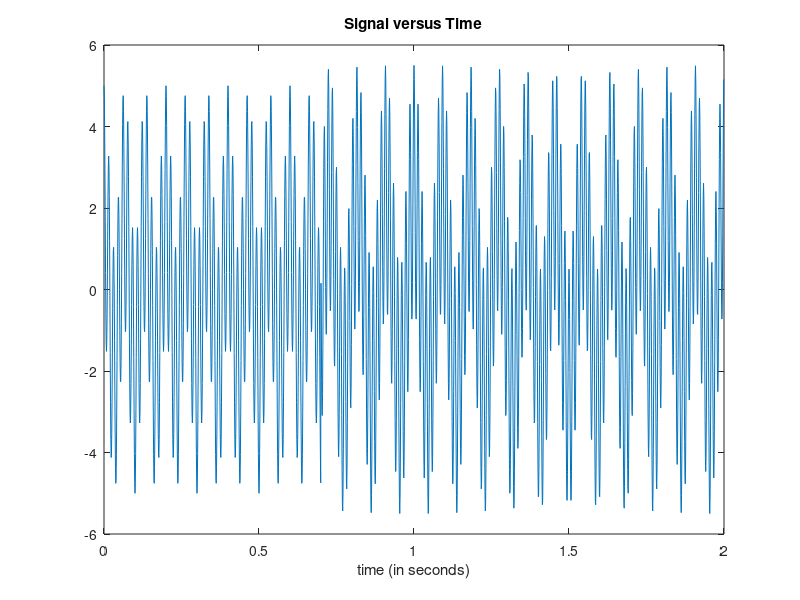

Write the MATLAB code that produced this figure. (Note: this script raises an error after producing the figure.)
%%Time specifications:
Fs = 1000;                   % samples per second
dt = 1/Fs;                   % seconds per sample
StopTime = 0.7;             % seconds
t1 = (0:dt:StopTime-dt)';     % seconds
Anoise = 0;
%%Sine wave:
Fc1 = 15;% hertz
Fc2 = 65;% hertz
noise = Anoise*(randn(length(t1),1));
x1 = 2*cos(2*pi*Fc1*t1) + 3*cos(2*pi*Fc2*t1) + noise ;
% x1 = 2*cos(2*pi*Fc1*t1) + noise ;

StopTime2 = 2;             % seconds
t2 = (StopTime:dt:StopTime2-dt)';     % seconds
Fc1 = 11;% hertz
Fc2 = 76;% hertz
noise = Anoise*(randn(length(t2),1));
x2 = 2.5*cos(2*pi*Fc1*t2) + 3*cos(2*pi*Fc2*t2) + noise ;
% x2 = 2*cos(2*pi*Fc1*t2) + noise ;

t = [t1;t2];
x = [x1;x2];
% Plot the signal versus time:
figure;
plot(t,x);
xlabel('time (in seconds)');
title('Signal versus Time');
zoom xon;

figure();
[avgSpectrogramCWT,fwt] = calCWTSpectogram(x,t,Fs,20,[5 90],1);
